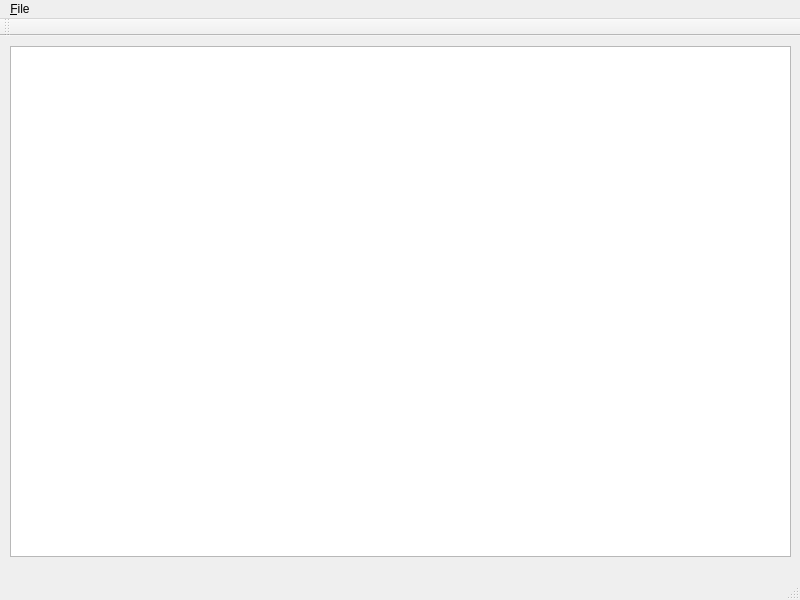
<?xml version="1.0" encoding="UTF-8"?>
<ui version="4.0">
 <class>MainWindow</class>
 <widget class="QMainWindow" name="MainWindow">
  <property name="geometry">
   <rect>
    <x>0</x>
    <y>0</y>
    <width>800</width>
    <height>600</height>
   </rect>
  </property>
  <property name="windowTitle">
   <string>MainWindow</string>
  </property>
  <widget class="QWidget" name="centralWidget">
   <widget class="QGraphicsView" name="graphicsView">
    <property name="geometry">
     <rect>
      <x>10</x>
      <y>10</y>
      <width>781</width>
      <height>511</height>
     </rect>
    </property>
   </widget>
  </widget>
  <widget class="QMenuBar" name="menuBar">
   <property name="geometry">
    <rect>
     <x>0</x>
     <y>0</y>
     <width>800</width>
     <height>25</height>
    </rect>
   </property>
   <widget class="QMenu" name="menu_File">
    <property name="title">
     <string>&amp;File</string>
    </property>
    <addaction name="action_Open"/>
    <addaction name="action_Save"/>
    <addaction name="separator"/>
    <addaction name="action_Quit"/>
   </widget>
   <addaction name="menu_File"/>
  </widget>
  <widget class="QToolBar" name="mainToolBar">
   <attribute name="toolBarArea">
    <enum>TopToolBarArea</enum>
   </attribute>
   <attribute name="toolBarBreak">
    <bool>false</bool>
   </attribute>
  </widget>
  <widget class="QStatusBar" name="statusBar"/>
  <action name="action_Open">
   <property name="text">
    <string>&amp;Open</string>
   </property>
  </action>
  <action name="action_Save">
   <property name="text">
    <string>&amp;Save</string>
   </property>
  </action>
  <action name="action_Quit">
   <property name="text">
    <string>&amp;Quit</string>
   </property>
  </action>
 </widget>
 <layoutdefault spacing="6" margin="11"/>
 <resources/>
 <connections/>
</ui>
